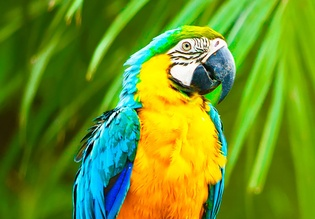
%> input picture pdi/parrot.jpg, 315 x 219 px, shrunk from 750 x 521 before the run
$ octave filtros.m   (GNU Octave 9; MATLAB toolbox functions it lacks are replaced by stand-ins)
%> lines starting %> are read from the running program, lines starting %| are printed output that depends on the picture
% Obtener la imagen
image = imread('~/Documents/ceti/ceti7sem/pdi/parrot.jpg');
%> image is the input picture: size 219x315x3 uint8; mean R, G, B 107, 145.8, 35.6

% Gray scale
image = rgb2gray(image);
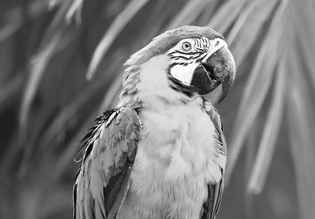
%> image: size 219x315 uint8; min 1, max 255, mean 121.6

% Definir el kernel laplaciano
hat_kernel = [
    0 0 1 0 0;
    0 1 2 1 0;
    1 2 -16 2 1;
    0 1 2 1 0;
    0 0 1 0 0
];

% Definir el kernel
box_kernel = [
    0 0 0 0 0;
    0 1 1 1 0;
    0 1 1 1 0;
    0 1 1 1 0;
    0 0 0 0 0
];

% Definir la máscara de filtro gaussiano
gauss_kernel = [
    0 1 2 1 0;
    1 3 5 3 1;
    2 5 9 5 2;
    1 3 5 3 1;
    0 1 2 1 0
];

% Definir la máscara de filtro de suavizado (3x3)
smooth_kernel = [
    1 1 1;
    1 1 1;
    1 1 1
];

% Aplicar el filtro mexican hat
mexican_hat = laplace(image, hat_kernel);
% Mostrar la imagen original
subplot(1, 2, 1);
imshow(image);
title('Original');
% Mostrar la imagen con el filtro
subplot(1, 2, 2);
imshow(uint8(mexican_hat));
title('Con filtro mexican hat');

% Aplicar el filtro box
box = box_filter(image, box_kernel);
% Mostrar la imagen con el filtro
figure;
subplot(1, 2, 1);
imshow(image);
title('Original');
subplot(1, 2, 2);
imshow(uint8(box));
title('Con filtro box');

% Aplicar el filtro gaussiano
gaussian = gaussian_filter(image, gauss_kernel);
% Mostrar la imagen con el filtro
figure;
subplot(1, 2, 1);
imshow(image);
title('Original');
subplot(1, 2, 2);
imshow(uint8(gaussian));
title('Con filtro gaussiano');

% Aplicar el filtro de suavizado
smooth = smooth_filter(image, smooth_kernel);
% Mostrar la imagen con el filtro
figure;
subplot(1, 2, 1);
imshow(image);
title('Original');
subplot(1, 2, 2);
imshow(uint8(smooth));
title('Con filtro de suavizado');

% mexican hat filter function
function mexican_hat = laplace(image, kernel)
    % Convertir la imagen a double
    image = double(image);
%> image: size 219x315 double
    % Obtener las dimensiones de la imagen
    [x, y] = size(image);
%> x = 219; y = 315
    % Liberar la memoria
    mexican_hat = zeros(x, y);
    for r=3:x-2
        for c=3:y-2
            % Aplicar la máscara
            mexican_hat(r, c) = sum(sum(kernel .* image(r-2:r+2, c-2:c+2))) / 25;
        end
    end
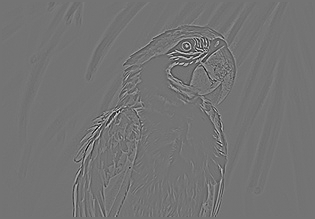
%> mexican_hat: size 219x315 double; min -78.08, max 93.4, mean 0; drawn with min black and max white
%> `imshow(uint8(mexican_hat));`:
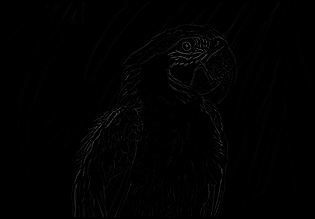
%> displayed picture: size 219x315, on the screen's scale of 0 to 255; min 0, max 93, mean 1.5
end

% box filter function
function box = box_filter(image, kernel)
    % Convertir la imagen a double
    image = double(image);
    % Obtener las dimensiones de la imagen
    [x, y] = size(image);
    % Liberar la memoria
    box = zeros(x, y);
    for r=3:x-2
        for c=3:y-2
            % Aplicar la máscara
            box(r, c) = sum(sum(kernel .* image(r-2:r+2, c-2:c+2))) / 25;
        end
    end
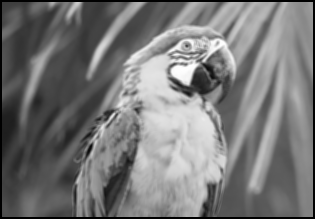
%> box: size 219x315 double; min 0, max 90.52, mean 42.6; drawn with min black and max white
%> `imshow(uint8(box));`:
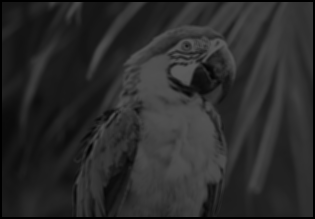
%> displayed picture: size 219x315, on the screen's scale of 0 to 255; min 0, max 91, mean 42.6
end

% gaussian filter function
function gaussian = gaussian_filter(image, kernel)
    % Convertir la imagen a double
    image = double(image);
    % Obtener las dimensiones de la imagen
    [x, y] = size(image);
    % Liberar la memoria
    gaussian = zeros(x, y);
    for r=3:x-2
        for c=3:y-2
            % Aplicar la máscara
            gaussian(r, c) = sum(sum(kernel .* image(r-2:r+2, c-2:c+2))) / 25;
        end
    end
%> `imshow(uint8(gaussian));`:
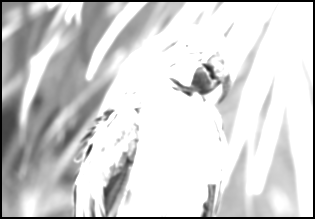
%> displayed picture: size 219x315, on the screen's scale of 0 to 255; min 0, max 255, mean 211.4
end

% smooth filter function
function smooth = smooth_filter(image, kernel)
%> called with kernel = [1 1 1; 1 1 1; 1 1 1]
    % Convertir la imagen a double
    image = double(image);
    % Obtener las dimensiones de la imagen
    [x, y] = size(image);
    % Liberar la memoria
    smooth = zeros(x, y);
    for r=2:x-1
        for c=2:y-1
            % Aplicar la máscara
            smooth(r, c) = sum(sum(kernel .* image(r-1:r+1, c-1:c+1))) / 9;
        end
    end
%> `imshow(uint8(smooth));`:
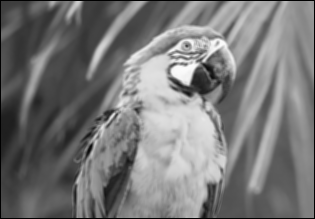
%> displayed picture: size 219x315, on the screen's scale of 0 to 255; min 0, max 251, mean 120
end
